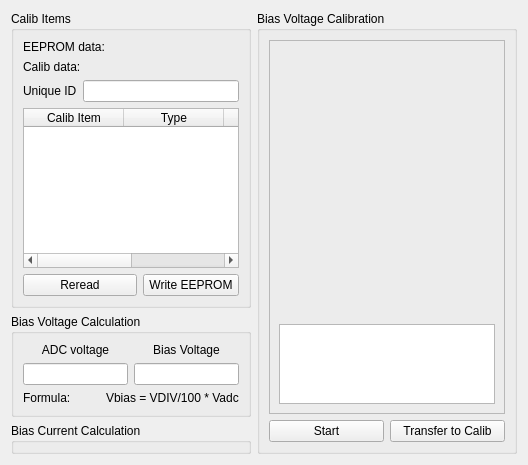
<?xml version="1.0" encoding="UTF-8"?>
<ui version="4.0">
 <class>CalibForm</class>
 <widget class="QWidget" name="CalibForm">
  <property name="geometry">
   <rect>
    <x>0</x>
    <y>0</y>
    <width>528</width>
    <height>465</height>
   </rect>
  </property>
  <property name="windowTitle">
   <string>Form</string>
  </property>
  <layout class="QGridLayout" name="gridLayout_6">
   <item row="0" column="0">
    <widget class="QGroupBox" name="calibItemsGroupBox">
     <property name="title">
      <string>Calib Items</string>
     </property>
     <layout class="QGridLayout" name="gridLayout">
      <item row="0" column="0">
       <widget class="QLabel" name="eepromValidLabel">
        <property name="text">
         <string>EEPROM data:</string>
        </property>
       </widget>
      </item>
      <item row="1" column="0">
       <widget class="QLabel" name="calibValidLabel">
        <property name="text">
         <string>Calib data:</string>
        </property>
       </widget>
      </item>
      <item row="2" column="0">
       <layout class="QHBoxLayout" name="horizontalLayout">
        <item>
         <widget class="QLabel" name="label">
          <property name="text">
           <string>Unique ID</string>
          </property>
         </widget>
        </item>
        <item>
         <widget class="QLineEdit" name="idLineEdit">
          <property name="readOnly">
           <bool>true</bool>
          </property>
         </widget>
        </item>
       </layout>
      </item>
      <item row="3" column="0">
       <widget class="QTableWidget" name="calibItemTableWidget">
        <property name="autoFillBackground">
         <bool>true</bool>
        </property>
        <property name="alternatingRowColors">
         <bool>true</bool>
        </property>
        <attribute name="horizontalHeaderDefaultSectionSize">
         <number>100</number>
        </attribute>
        <column>
         <property name="text">
          <string>Calib Item</string>
         </property>
        </column>
        <column>
         <property name="text">
          <string>Type</string>
         </property>
        </column>
        <column>
         <property name="text">
          <string>Value</string>
         </property>
        </column>
        <column>
         <property name="text">
          <string>EEP Addr</string>
         </property>
        </column>
       </widget>
      </item>
      <item row="4" column="0">
       <layout class="QHBoxLayout" name="horizontalLayout_2">
        <item>
         <widget class="QPushButton" name="readCalibPushButton">
          <property name="text">
           <string>Reread</string>
          </property>
         </widget>
        </item>
        <item>
         <widget class="QPushButton" name="writeEepromPushButton">
          <property name="maximumSize">
           <size>
            <width>96</width>
            <height>16777215</height>
           </size>
          </property>
          <property name="text">
           <string>Write EEPROM</string>
          </property>
         </widget>
        </item>
       </layout>
      </item>
     </layout>
    </widget>
   </item>
   <item row="0" column="1" rowspan="3">
    <widget class="QGroupBox" name="measureBiasCalibGroupBox">
     <property name="sizePolicy">
      <sizepolicy hsizetype="Expanding" vsizetype="Preferred">
       <horstretch>0</horstretch>
       <verstretch>0</verstretch>
      </sizepolicy>
     </property>
     <property name="title">
      <string>Bias Voltage Calibration</string>
     </property>
     <layout class="QGridLayout" name="gridLayout_5">
      <item row="0" column="0" colspan="2">
       <widget class="QFrame" name="frame">
        <property name="frameShape">
         <enum>QFrame::StyledPanel</enum>
        </property>
        <property name="frameShadow">
         <enum>QFrame::Raised</enum>
        </property>
        <layout class="QGridLayout" name="gridLayout_3">
         <item row="0" column="0">
          <widget class="CustomPlot" name="biasCalibPlot" native="true"/>
         </item>
         <item row="1" column="0">
          <widget class="QTextEdit" name="fitTextEdit">
           <property name="maximumSize">
            <size>
             <width>16777215</width>
             <height>80</height>
            </size>
           </property>
          </widget>
         </item>
        </layout>
       </widget>
      </item>
      <item row="1" column="0">
       <widget class="QPushButton" name="doBiasCalibPushButton">
        <property name="text">
         <string>Start</string>
        </property>
       </widget>
      </item>
      <item row="1" column="1">
       <widget class="QPushButton" name="transferBiasCoeffsPushButton">
        <property name="text">
         <string>Transfer to Calib</string>
        </property>
       </widget>
      </item>
     </layout>
    </widget>
   </item>
   <item row="1" column="0">
    <widget class="QGroupBox" name="biasCalibGroupBox">
     <property name="title">
      <string>Bias Voltage Calculation</string>
     </property>
     <layout class="QGridLayout" name="gridLayout_4">
      <item row="0" column="0">
       <layout class="QGridLayout" name="gridLayout_2">
        <item row="0" column="0">
         <widget class="QLabel" name="label_2">
          <property name="text">
           <string>ADC voltage</string>
          </property>
          <property name="alignment">
           <set>Qt::AlignCenter</set>
          </property>
         </widget>
        </item>
        <item row="0" column="1">
         <widget class="QLabel" name="label_4">
          <property name="layoutDirection">
           <enum>Qt::LeftToRight</enum>
          </property>
          <property name="text">
           <string>Bias Voltage</string>
          </property>
          <property name="alignment">
           <set>Qt::AlignCenter</set>
          </property>
         </widget>
        </item>
        <item row="1" column="0" colspan="2">
         <layout class="QHBoxLayout" name="horizontalLayout_3">
          <item>
           <widget class="QLineEdit" name="biasAdcLineEdit">
            <property name="readOnly">
             <bool>true</bool>
            </property>
           </widget>
          </item>
          <item>
           <widget class="QLineEdit" name="biasVoltageLineEdit">
            <property name="readOnly">
             <bool>true</bool>
            </property>
           </widget>
          </item>
         </layout>
        </item>
       </layout>
      </item>
      <item row="1" column="0">
       <layout class="QHBoxLayout" name="horizontalLayout_4">
        <item>
         <widget class="QLabel" name="label_5">
          <property name="text">
           <string>Formula:</string>
          </property>
         </widget>
        </item>
        <item>
         <widget class="QLabel" name="biasFormulaLabel">
          <property name="text">
           <string>Vbias = VDIV/100 * Vadc</string>
          </property>
         </widget>
        </item>
       </layout>
      </item>
     </layout>
    </widget>
   </item>
   <item row="2" column="0">
    <widget class="QGroupBox" name="currentCalibGroupBox">
     <property name="title">
      <string>Bias Current Calculation</string>
     </property>
    </widget>
   </item>
  </layout>
 </widget>
 <customwidgets>
  <customwidget>
   <class>CustomPlot</class>
   <extends>QWidget</extends>
   <header>custom_plot_widget.h</header>
   <container>1</container>
  </customwidget>
 </customwidgets>
 <resources/>
 <connections/>
</ui>
